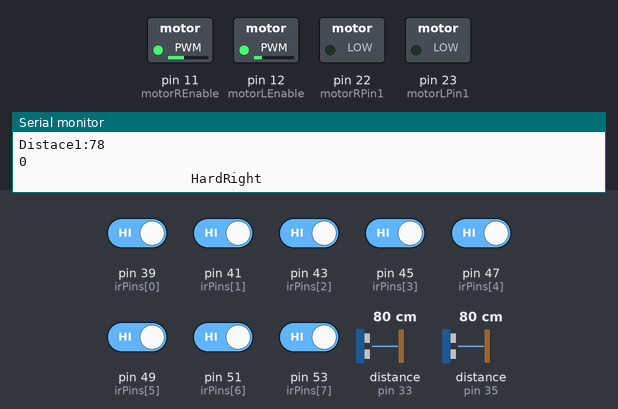
Simulated run of this sketch. Board: Arduino Mega 2560, built with avr-gcc and run on an emulated ATmega2560. On the bench: switched loads named in the sketch (green lamp = pin HIGH), the last lines printed to the serial monitor. Wiring (inferred from the names in the program): 2 × ultrasonic range finder: trigger pin 31, echo pin 33 / trigger pin 37, echo pin 35. The inputs (shaded band) are chosen by the test bench; at power-on: pin 39 (irPins[0]), pin 41 (irPins[1]), pin 43 (irPins[2]), pin 45 (irPins[3]), pin 47 (irPins[4]), pin 49 (irPins[5]), pin 51 (irPins[6]), pin 53 (irPins[7]) HIGH, distance to the obstacle (sensors on pin 33, pin 35) 80 cm. The echo pulse lasts 58.3 µs per cm; pins used as bus, display or sensor lines are not drawn.

Above: at 3.1 s.
3.2 s: distance to the obstacle (sensor on pin 33) set to 13 cm
6.2 s: distance to the obstacle (sensor on pin 33) set to 10 cm
At 7.3 s:
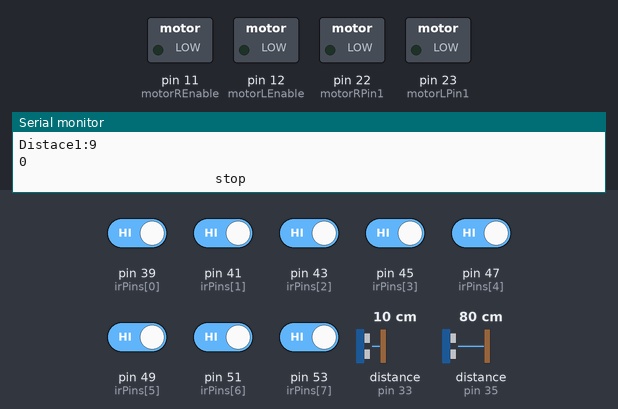
7.7 s: distance to the obstacle (sensor on pin 33) set to 18 cm
At 8.6 s:
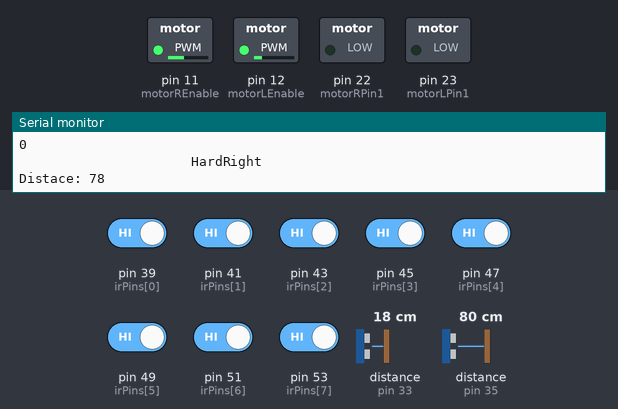
9.3 s: pin 39 (irPins[0]) driven LOW
At 10.4 s:
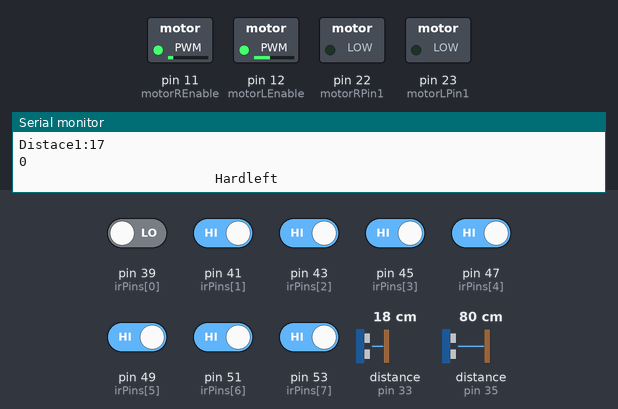
10.8 s: pin 43 (irPins[2]) driven LOW
12.4 s: pin 41 (irPins[1]) driven LOW
At 13.1 s:
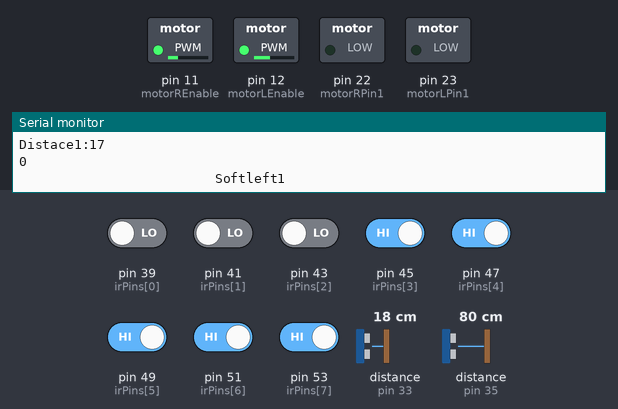
Timing chart, 0 to 15.0 s (numbered marks = the images above; inputs shaded):
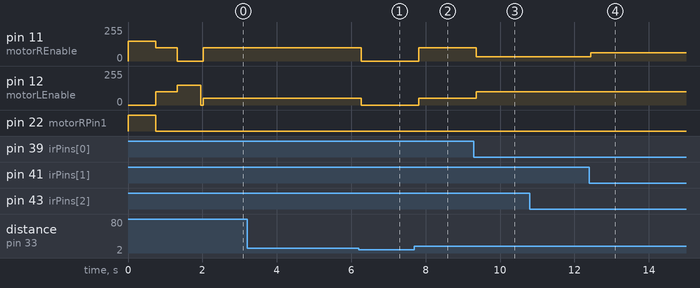

The sketch:

line+ultra+counter.ino
```cpp
const int trigpin = 37;
const int echopin = 35;
const int trigpin1  = 31;
const int echopin1 = 33;

long duration;
int distance;
long duration1;
int distance1;

/*counter*/

 int counter = 0;
 boolean isobject = false;

/*Linefollower*/


const int motorRPin1 = 22; // signal pin 1 for the right motor, connect to IN1
const int motorREnable = 11; // enable pin for the right motor (PWM enabled)

const int motorLPin1 = 23; // signal pin 1 for the left motor, connect to IN3
const int motorLEnable = 12; // enable pin for the left motor (PWM enabled)

const int irPins[8] = {39,41,43,45,47,49,51,53};
int irSensorDigital[8] = {0,0,0,0,0,0,0,0};
int i,j = 0;
int d = 1000;

int irSensors = B00000000;

int motorLSpeed = 100;
int motorRSpeed = 100;
int error = 140;   // 145 best 200  //  normal 255  // mad 0


void setup() {
/*ultrasonic*/
pinMode(trigpin, OUTPUT);
pinMode(echopin, INPUT);
pinMode(trigpin1,OUTPUT);
pinMode(echopin1,INPUT);
Serial.begin(9600);
/*Linefollower*/


pinMode(motorLPin1,OUTPUT);
pinMode(motorLEnable,OUTPUT);
pinMode(motorRPin1,OUTPUT);
pinMode(motorREnable,OUTPUT);
  /* Set-up IR sensor pins as input */
for (int i = 0; i <= 7; i++)
{pinMode(irPins[i], INPUT);}


Turnleft();
delay(250);
go();
delay(570);
Turnright();
delay(140);
stopme();
}


void loop()
{
     scanD();
     check();
     distace();
     count();


}


void distace()
{
digitalWrite(trigpin, LOW);
delayMicroseconds(2);
digitalWrite(trigpin,HIGH);
delayMicroseconds(10);
digitalWrite(trigpin,LOW);
duration = pulseIn(echopin,HIGH);
distance = duration*0.034/2;

digitalWrite(trigpin1,LOW);
delayMicroseconds(2);
digitalWrite(trigpin1,HIGH);
delayMicroseconds(10);
digitalWrite(trigpin1,LOW);
duration1 = pulseIn(echopin1,HIGH);
distance1 = duration1*0.034/2;
Serial.print("Distace: ");
Serial.println(distance);
Serial.print("Distace1:");
Serial.println(distance1);

}


void check( )
{
      if (distance1 <= 10){
      stopme();
    }
  else{
     switch (irSensors) {

     case B00000000: // on white paper
     HardrightS();
     break;

     case B10000000: // leftmost sensor on the line
     Hardright();
     break;

     case B01000000:
     SoftrightS();
     break;

     case B00100000:
     HardrightS();
     break;


     case B00010000:
     SoftrightS();
     break;

     case B00001000:
     SoftleftS();
     break;

     case B00000100:
     HardleftS();
     break;

     case B00000010:
     HardleftS();
     break;

     case B00000001:
     Hardleft();
     break;

     case B11000000:
     HardrightS();
     break;

     case B01100000:
     SoftrightS();
     break;

     case B00110000:
     SoftrightS();
     break;

     case B00011000:
     go();
     break;

     case B00001100:
     SoftleftS();
     break;

     case B00000110:
     SoftleftS();
     break;

     case B00000011:
     HardleftS();
     break;

     case B11100000:
     SoftrightS1();
     break;

     case B01110000:
     SoftrightS();
     break;

     case B00111000:
     SoftrightS();
     break;

     case B00011100:
     SoftleftS();
     break;

     case B00001110:
     SoftleftS();
     break;

     case B00000111:
     SoftleftS1();
     break;
/*here we have straght line*/
     case B11110000:
     SoftrightS2();
     break;

     case B01111000:
      SoftrightS2();
     break;

     case B00111100:
     go();
     break;

     case B00011110:
     SoftleftS2();
     break;

     case B00001111:
     SoftleftS2();
     break;
/*bigger than straight line */

     case B11111000:
     SoftrightS();
     break;

     case B01111100:
     SoftrightS();
     break;

     case B00111110:
     SoftleftS();
     break;

     case B00011111:
     SoftleftS();
     break;

     case B11111100:
     SoftrightS();
     break;

     case B01111110:
     go();
     break;

     case B00111111:
     SoftleftS();
     break;


     case B11111110:
     SoftrightS();
     break;

     case B01111111:
     SoftleftS();
     break;

     case B11111111:
      stopme();

     break;


     default:

     Serial.print("Unhandled case: ");

  }

}

}

void SoftrightS2()

{
     Serial.println("                      Softright2");
     analogWrite(motorREnable, motorRSpeed);
     digitalWrite(motorRPin1, LOW);


     analogWrite(motorLEnable, motorLSpeed/1.4);
     digitalWrite(motorLPin1, LOW);


}


void SoftleftS2()  //turn left
{
     Serial.println("                         Softleft2");
     analogWrite(motorREnable, motorRSpeed/1.4);
     digitalWrite(motorRPin1, LOW);

     analogWrite(motorLEnable, motorLSpeed);
     digitalWrite(motorLPin1, LOW);

}


void SoftrightS1()

{
     Serial.println("                      SoftrightS1");
     analogWrite(motorREnable, motorRSpeed);
     digitalWrite(motorRPin1, LOW);


     analogWrite(motorLEnable, motorLSpeed/1.6);
     digitalWrite(motorLPin1, LOW);


}


void SoftleftS1()  //turn left
{
     Serial.println("                         Softleft1");
     analogWrite(motorREnable, motorRSpeed/1.6);
     digitalWrite(motorRPin1, LOW);

     analogWrite(motorLEnable, motorLSpeed);
     digitalWrite(motorLPin1, LOW);

}


void SoftrightS()

{
     Serial.println("                      softRight");
     analogWrite(motorREnable, motorRSpeed);
     digitalWrite(motorRPin1, LOW);


     analogWrite(motorLEnable, motorLSpeed/1.8);
     digitalWrite(motorLPin1, LOW);


}


void SoftleftS()  //turn left
{
     Serial.println("                         softleft");
     analogWrite(motorREnable, motorRSpeed/1.8);
     digitalWrite(motorRPin1, LOW);

     analogWrite(motorLEnable, motorLSpeed);
     digitalWrite(motorLPin1, LOW);


}


void HardrightS()

{
     Serial.println("                      HardRight");
     analogWrite(motorREnable, motorRSpeed);
     digitalWrite(motorRPin1, LOW);


     analogWrite(motorLEnable,motorLSpeed/2);
     digitalWrite(motorLPin1, LOW);


}


void HardleftS()  //turn left
{
     Serial.println("                         Hardleft");
     analogWrite(motorREnable, motorRSpeed/2);
     digitalWrite(motorRPin1, LOW);

     analogWrite(motorLEnable, motorLSpeed);
     digitalWrite(motorLPin1, LOW);


}

void go()
{
    Serial.println("                         forward ");
     analogWrite(motorREnable, motorRSpeed);
     digitalWrite(motorRPin1, LOW);

     analogWrite(motorLEnable,motorLSpeed );
     digitalWrite(motorLPin1, LOW);


}

void stopme()
{
     Serial.println("                         stop");
     analogWrite(motorREnable, 0);
     digitalWrite(motorRPin1, LOW);


     analogWrite(motorLEnable, 0);
     digitalWrite(motorLPin1, LOW);


}


void scanD()
{
  for ( byte count = 0; count < 8;count++ )
{
  bitWrite(irSensors, count, !digitalRead( irPins[count] ));
}
}


void Turnleft()
{
  /*move left to find the line!*/


     Serial.println("                         search");
     analogWrite(motorREnable, 150);
     digitalWrite(motorRPin1, HIGH);

     analogWrite(motorLEnable, 0);
     digitalWrite(motorLPin1, LOW);

     delay(500);

}


void Turnright()
{
  /*move left to find the line!*/


     Serial.println("                         search");
     analogWrite(motorREnable, 0);
     digitalWrite(motorRPin1, LOW);

     analogWrite(motorLEnable, 150);
     digitalWrite(motorLPin1, LOW);

     delay(500);

}


void Hardright()

{
     Serial.println("                      HardRight");
     analogWrite(motorREnable, motorRSpeed);
     digitalWrite(motorRPin1, LOW);


     analogWrite(motorLEnable,motorLSpeed/3);
     digitalWrite(motorLPin1, LOW);


}


void Hardleft()  //turn left
{
     Serial.println("                         Hardleft");
     analogWrite(motorREnable, motorRSpeed/3);
     digitalWrite(motorRPin1, LOW);

     analogWrite(motorLEnable, motorLSpeed);
     digitalWrite(motorLPin1, LOW);


}


void count()
{
 if (distance <= 10 && isobject==false){
 counter +=1;
 isobject =true;
 delay(1000);
 }
 if(distance > 20)
 {
 isobject =false;
 }

 Serial.println(counter);
 }
```

Measured:
- the behaviour switches between 12 and 11 cm on distance to the obstacle (sensor on pin 33) (found by bisection; images 0 and 1)
- after the input at 6.2 s, pin 11 (motorREnable): 100/255 → 0/255 after 0.08 s; pin 12 (motorLEnable): 50/255 → 0/255 after 0.08 s
- after the input at 7.7 s, pin 11 (motorREnable): 0/255 → 100/255 after 0.11 s; pin 12 (motorLEnable): 0/255 → 50/255 after 0.11 s
- after the input at 9.3 s, pin 11 (motorREnable): 100/255 → 33/255 after 0.06 s; pin 12 (motorLEnable): 50/255 → 100/255 after 0.06 s
- after the input at 12.4 s, pin 11 (motorREnable): 33/255 → 62/255 at once
